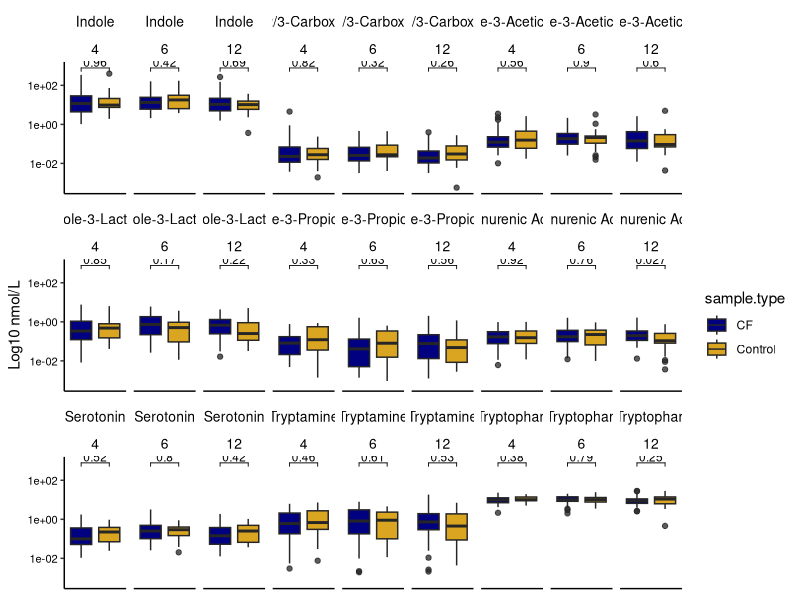
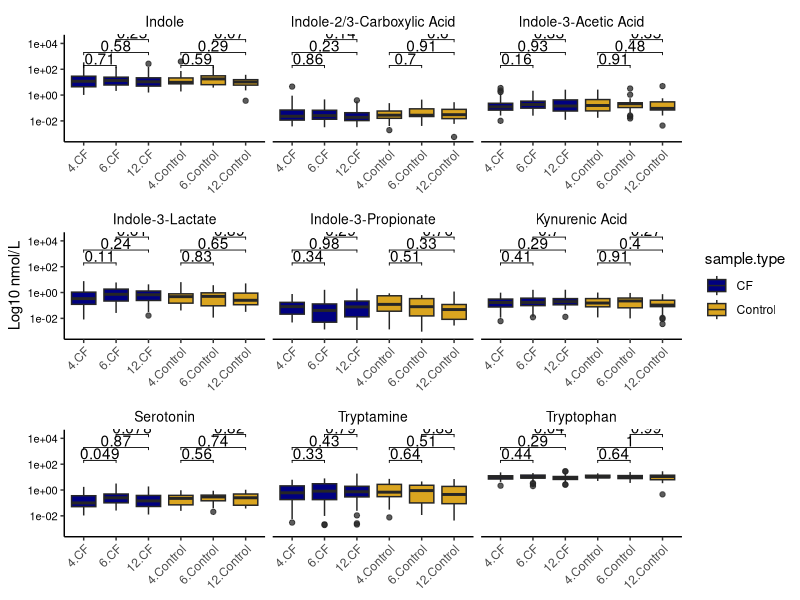

R code for these plots, in order: (Note: this script raises an error after producing the figures.)
## ---- chunk 1
library(tidyverse)
library(readxl)
library(ggpubr)

raw <- read_excel("../Raw_Data_Files/Metabolomics_raw_230227.xlsx")
metadata <- read.csv("../Raw_Data_Files/metabolomics_metadata_230620.csv", stringsAsFactors = F)
colnames(raw)
colnames(metadata)
merged <- merge(raw, metadata, by = c("Sample",
                                      "subject.id",
                                      "barcode.id",
                                      "sample.month",
                                      "sample.type"))

sub <- merged[,c(1,16,5:14)]
melted <- pivot_longer(sub, cols = -c(Sample, Age, sample.type), values_to = "Value", names_to = "Metabolite")
melted$Value <- as.numeric(as.character(melted$Value))
melted <- na.omit(melted)

test <- list(c("CF", "Control"))

metabolite_plot <- ggplot(melted, aes(sample.type, Value)) +
  geom_boxplot(aes(fill = sample.type), color = "gray15", outlier.alpha = 0.75) +
  facet_wrap(Metabolite~Age, ncol = 9, scale = "free_x") +
  theme_classic() +
  scale_fill_manual(values = c("#000080", "#DAA520")) +
  scale_y_continuous(trans = "log10") +
  stat_compare_means(method = "wilcox.test",
                     label = "p.format",
                     tip.length = 0.03,
                     comparisons = test,
                     hide.ns = F,
                     size = 3) +
  theme(strip.background = element_blank(),
        axis.text.y = element_text(color = "black", size = 8),
        strip.text = element_text(color = "black", size = 10),
        axis.title.x = element_blank(),
        axis.text.x = element_blank(),
        axis.ticks.x = element_blank()) +
  labs(y = "Log10 nmol/L")

metabolite_plot

# ggsave("metabolomics_by_age_240423.pdf", metabolite_plot, width = 10, height = 15)

library(ggsignif)
signif_annotations <- list(
  geom_signif(comparisons = list(c("4.CF", "6.CF")), map_signif_level = TRUE),
  geom_signif(comparisons = list(c("4.CF", "12.CF")), map_signif_level = TRUE),
  geom_signif(comparisons = list(c("6.CF", "12.CF")), map_signif_level = TRUE),
  geom_signif(comparisons = list(c("4.Control", "6.Control")), map_signif_level = TRUE),
  geom_signif(comparisons = list(c("4.Control", "12.Control")), map_signif_level = TRUE),
  geom_signif(comparisons = list(c("6.Control", "12.Control")), map_signif_level = TRUE)
)

metabolite_plot <- ggplot(melted, aes(interaction(Age,sample.type), Value)) +
  geom_boxplot(aes(fill = sample.type), color = "gray15", outlier.alpha = 0.75) +
  facet_wrap(~Metabolite, ncol = 3, scale = "free_x") +
  theme_classic() +
  scale_fill_manual(values = c("#000080", "#DAA520")) +
  scale_y_continuous(trans = "log10") +
  stat_compare_means(method = "wilcox.test",
  aes(label = ..p.format..), 
  comparisons = list(c("4.CF", "6.CF"), c("4.CF", "12.CF"), c("6.CF", "12.CF")),
  label.y = c(2, 3, 4)
) +
stat_compare_means(method = "wilcox.test",
  aes(label = ..p.format..), 
  comparisons = list(c("4.Control", "6.Control"), c("4.Control", "12.Control"), c("6.Control", "12.Control")),
  label.y = c(2, 3, 4)) +
  theme(strip.background = element_blank(),
        axis.text.y = element_text(color = "black", size = 8),
        strip.text = element_text(color = "black", size = 10),
        axis.title.x = element_blank(),
        axis.text.x = element_text(angle = 45, hjust = 1)) +
  labs(y = "Log10 nmol/L") 

metabolite_plot

# ggsave("metabolomics_by_disease_state_240423.pdf", metabolite_plot, width = 10, height = 15)

## ---- chunk 2
means <- melted[2:5]
means_all <- means %>%
  group_by(Age, sample.type, Metabolite) %>%
  summarize(Mean = mean(Value))

min_all <- means %>%
  group_by(Age, sample.type, Metabolite) %>%
  summarize(Min = min(Value))

max_all <- means %>%
  group_by(Age, sample.type, Metabolite) %>%
  summarize(Max = max(Value))

All <- merge(means_all, merge(min_all, max_all))

write.csv(All, "../Tables/Metabolite_Mean_Values_240507.csv", row.names = F)
